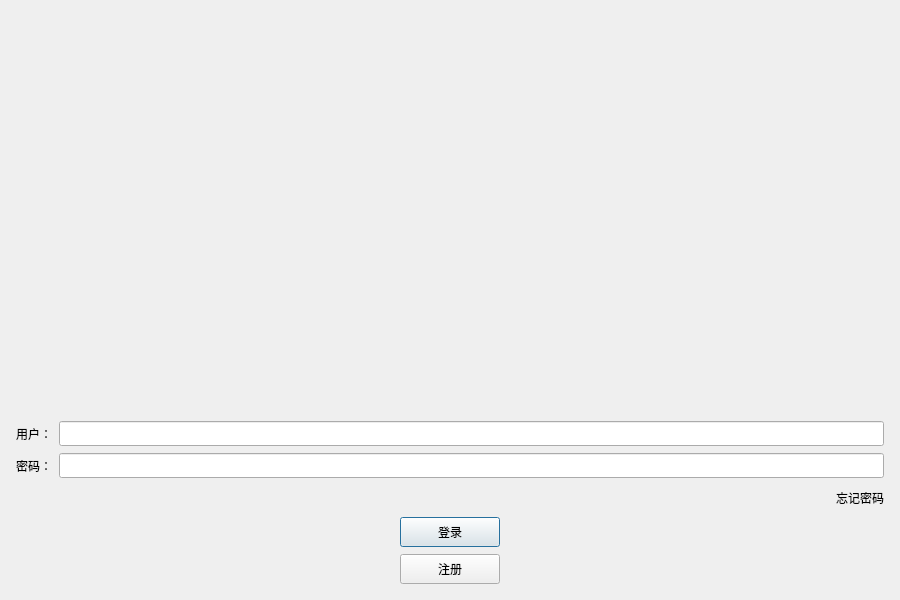
<?xml version="1.0" encoding="UTF-8"?>
<ui version="4.0">
 <class>LoginDialog</class>
 <widget class="QDialog" name="LoginDialog">
  <property name="geometry">
   <rect>
    <x>0</x>
    <y>0</y>
    <width>900</width>
    <height>600</height>
   </rect>
  </property>
  <property name="minimumSize">
   <size>
    <width>900</width>
    <height>600</height>
   </size>
  </property>
  <property name="maximumSize">
   <size>
    <width>900</width>
    <height>600</height>
   </size>
  </property>
  <property name="windowTitle">
   <string>LoginDialog</string>
  </property>
  <layout class="QGridLayout" name="gridLayout">
   <item row="0" column="0">
    <layout class="QVBoxLayout" name="verticalLayout">
     <property name="spacing">
      <number>7</number>
     </property>
     <property name="leftMargin">
      <number>5</number>
     </property>
     <property name="topMargin">
      <number>5</number>
     </property>
     <property name="rightMargin">
      <number>5</number>
     </property>
     <property name="bottomMargin">
      <number>5</number>
     </property>
     <item>
      <widget class="QWidget" name="widget" native="true">
       <layout class="QGridLayout" name="gridLayout_2">
        <item row="0" column="0">
         <widget class="QLabel" name="label_2">
          <property name="text">
           <string/>
          </property>
          <property name="pixmap">
           <pixmap resource="../res.qrc">:/image/login1.png</pixmap>
          </property>
          <property name="scaledContents">
           <bool>false</bool>
          </property>
          <property name="alignment">
           <set>Qt::AlignCenter</set>
          </property>
         </widget>
        </item>
       </layout>
      </widget>
     </item>
     <item>
      <layout class="QHBoxLayout" name="horizontalLayout">
       <item>
        <widget class="QLabel" name="user_label">
         <property name="text">
          <string>用户：</string>
         </property>
        </widget>
       </item>
       <item>
        <widget class="QLineEdit" name="user_Edit">
         <property name="minimumSize">
          <size>
           <width>0</width>
           <height>25</height>
          </size>
         </property>
         <property name="maximumSize">
          <size>
           <width>16777215</width>
           <height>25</height>
          </size>
         </property>
        </widget>
       </item>
      </layout>
     </item>
     <item>
      <layout class="QHBoxLayout" name="horizontalLayout_2">
       <item>
        <widget class="QLabel" name="pass_label">
         <property name="text">
          <string>密码：</string>
         </property>
        </widget>
       </item>
       <item>
        <widget class="QLineEdit" name="pass_Edit">
         <property name="minimumSize">
          <size>
           <width>0</width>
           <height>25</height>
          </size>
         </property>
         <property name="maximumSize">
          <size>
           <width>16777215</width>
           <height>25</height>
          </size>
         </property>
        </widget>
       </item>
      </layout>
     </item>
     <item>
      <layout class="QHBoxLayout" name="horizontalLayout_3">
       <item>
        <spacer name="horizontalSpacer">
         <property name="orientation">
          <enum>Qt::Horizontal</enum>
         </property>
         <property name="sizeHint" stdset="0">
          <size>
           <width>40</width>
           <height>20</height>
          </size>
         </property>
        </spacer>
       </item>
       <item>
        <widget class="ClickedLabel" name="forget_label">
         <property name="minimumSize">
          <size>
           <width>0</width>
           <height>25</height>
          </size>
         </property>
         <property name="maximumSize">
          <size>
           <width>16777215</width>
           <height>25</height>
          </size>
         </property>
         <property name="text">
          <string>忘记密码</string>
         </property>
        </widget>
       </item>
      </layout>
     </item>
     <item>
      <layout class="QHBoxLayout" name="horizontalLayout_4">
       <item>
        <spacer name="horizontalSpacer_2">
         <property name="orientation">
          <enum>Qt::Horizontal</enum>
         </property>
         <property name="sizeHint" stdset="0">
          <size>
           <width>40</width>
           <height>20</height>
          </size>
         </property>
        </spacer>
       </item>
       <item>
        <widget class="QPushButton" name="login_btn">
         <property name="minimumSize">
          <size>
           <width>100</width>
           <height>30</height>
          </size>
         </property>
         <property name="maximumSize">
          <size>
           <width>100</width>
           <height>30</height>
          </size>
         </property>
         <property name="text">
          <string>登录</string>
         </property>
        </widget>
       </item>
       <item>
        <spacer name="horizontalSpacer_3">
         <property name="orientation">
          <enum>Qt::Horizontal</enum>
         </property>
         <property name="sizeHint" stdset="0">
          <size>
           <width>40</width>
           <height>20</height>
          </size>
         </property>
        </spacer>
       </item>
      </layout>
     </item>
     <item>
      <layout class="QHBoxLayout" name="horizontalLayout_5">
       <item>
        <spacer name="horizontalSpacer_4">
         <property name="orientation">
          <enum>Qt::Horizontal</enum>
         </property>
         <property name="sizeHint" stdset="0">
          <size>
           <width>40</width>
           <height>20</height>
          </size>
         </property>
        </spacer>
       </item>
       <item>
        <widget class="QPushButton" name="reg_btn">
         <property name="minimumSize">
          <size>
           <width>100</width>
           <height>30</height>
          </size>
         </property>
         <property name="maximumSize">
          <size>
           <width>100</width>
           <height>30</height>
          </size>
         </property>
         <property name="text">
          <string>注册</string>
         </property>
        </widget>
       </item>
       <item>
        <spacer name="horizontalSpacer_5">
         <property name="orientation">
          <enum>Qt::Horizontal</enum>
         </property>
         <property name="sizeHint" stdset="0">
          <size>
           <width>40</width>
           <height>20</height>
          </size>
         </property>
        </spacer>
       </item>
      </layout>
     </item>
    </layout>
   </item>
  </layout>
 </widget>
 <customwidgets>
  <customwidget>
   <class>ClickedLabel</class>
   <extends>QLabel</extends>
   <header>ClickedLabel.h</header>
  </customwidget>
 </customwidgets>
 <resources>
  <include location="../res.qrc"/>
 </resources>
 <connections/>
</ui>
